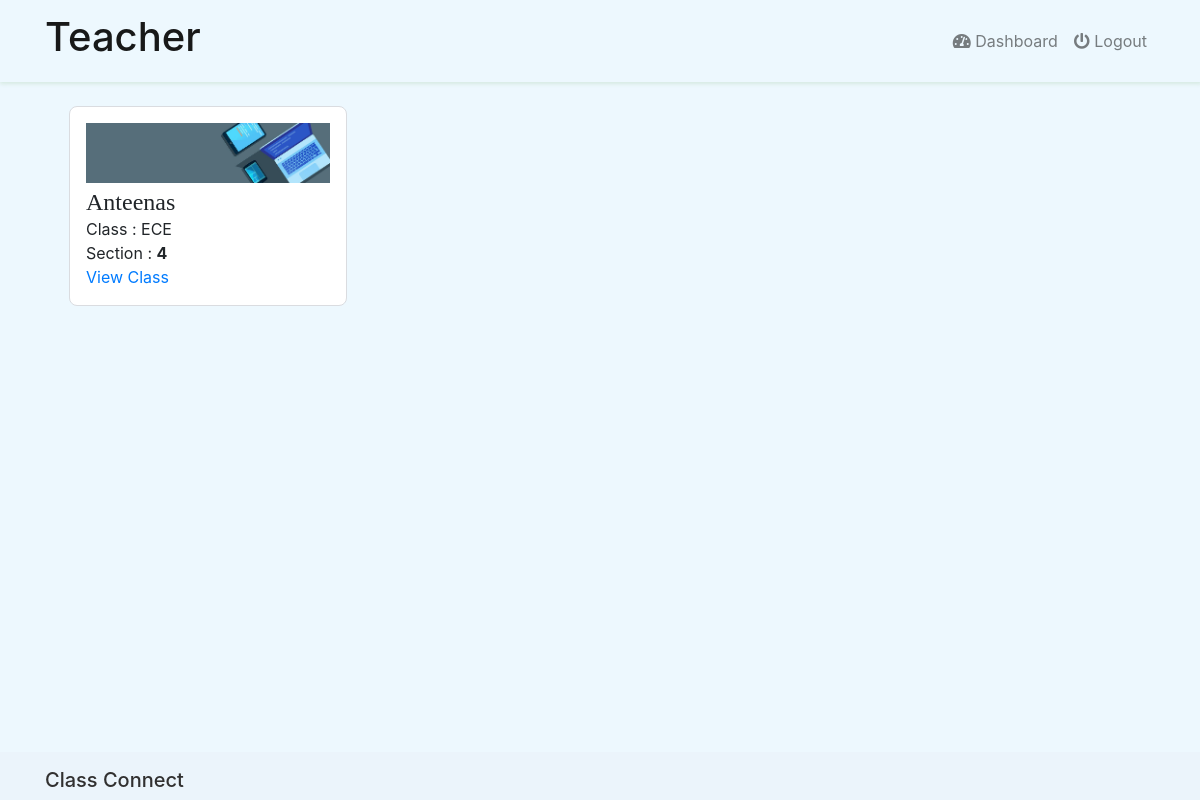
The page /teacher/ (signed in) on the database as committed earlier.
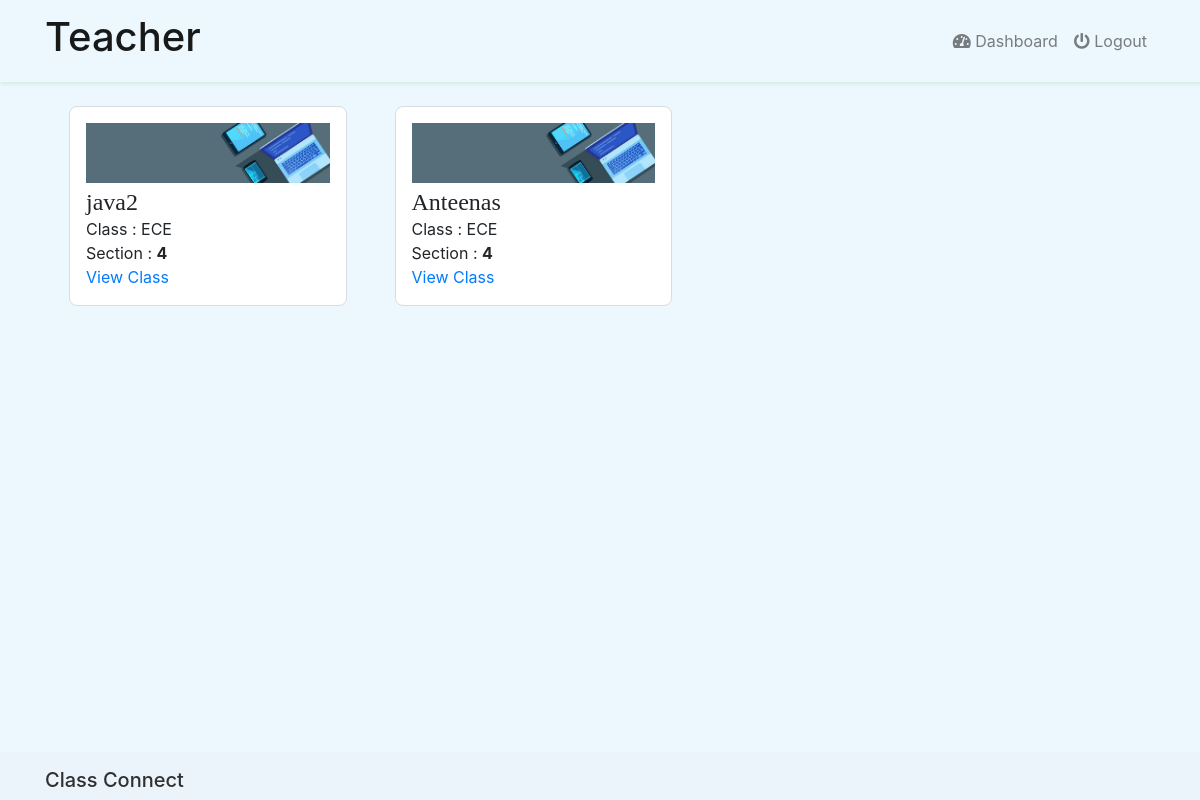
The same page on the database as committed later.
### classroom/models.py (models this page shows, shortened)
class Time(models.Model):
    created_at = models.DateTimeField(auto_now_add=True, null=True)
    updated_at = models.DateTimeField(auto_now=True, null=True)
    class Meta:
        abstract = True

class ClassRoom(Time):
    id = models.UUIDField(primary_key=True,editable=False,default=uuid.uuid4)
    name = models.CharField(max_length=100,blank=False, null=True)
    cover = models.ImageField(upload_to='others/cover/', default='others/class.jpg',null=True)
    branch = models.CharField(max_length=100, null=True)
    section = models.IntegerField(null=True)
    teacher = models.ForeignKey(Teacher,on_delete=models.SET_NULL, null=True,related_name='room')
    student = models.ManyToManyField(Student,through='MemberShip', related_name='s_room')

### profiles/views/teacher.py (the view)
# urls.py: path('teacher/',TeacherDashboard.as_view(),name='teacher'),
class TeacherDashboard(View):
    @method_decorator(login_required(login_url='login'))
    def dispatch(self,request,*args,**kwargs):
        return super().dispatch(request,*args,**kwargs)
    def get(self,reqeust):
        user = reqeust.user.teachers
        context = {
            'room':user.room.all().order_by('-id')
        }
        return render(reqeust,'dashboard/teacher/teacher.html',context)

### templates/dashboard/teacher/teacher.html (shortened to what this page needs)
{% extends 'base/base.html' %}
{% block content %}
<div class="row" style="margin-top:30px; margin:0;">
    {% for r in room %}
<div class="col-md-3 m-4 class_box">
    <img src="{{ r.cover.url }}" alt="">
        <h4>{{ r.name }}</h4>
        <span> Class : {{ r.branch}}</span><br>
        <span> Section : <strong>{{ r.section }}</strong> </span><br>
        <a href="{% url 'single' r.id %}"> View Class </a>
</div>
{% endfor %}
</div>
{% endblock %}

Rows that differ between the two databases and show on the page:
added ClassRoom: cover (picture), name "java2", branch "ECE", section "4"
